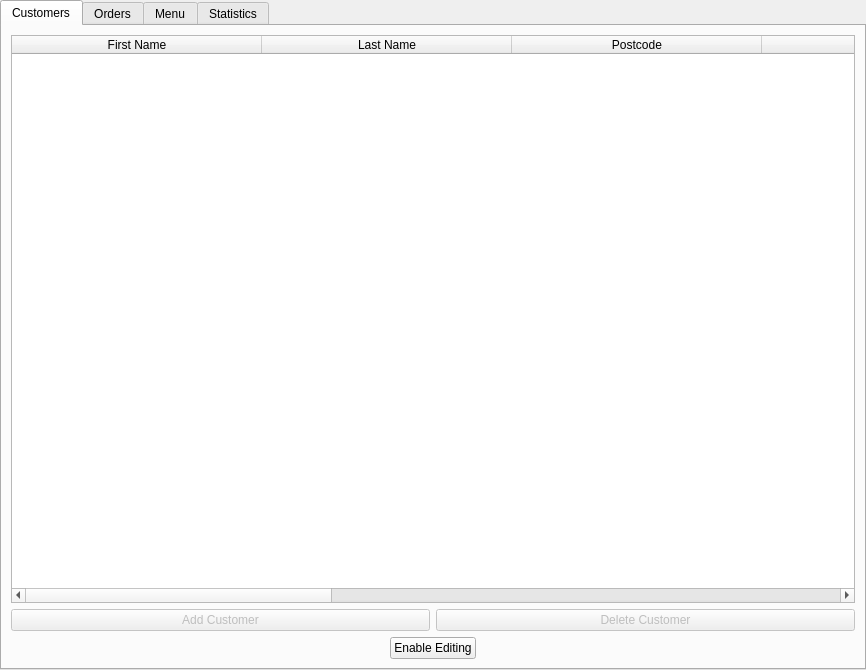
<?xml version="1.0" encoding="UTF-8"?>
<ui version="4.0">
 <class>Form</class>
 <widget class="QTabWidget" name="Form">
  <property name="geometry">
   <rect>
    <x>0</x>
    <y>0</y>
    <width>866</width>
    <height>670</height>
   </rect>
  </property>
  <property name="windowTitle">
   <string>TabWidget</string>
  </property>
  <property name="currentIndex">
   <number>0</number>
  </property>
  <widget class="QWidget" name="customerTab">
   <attribute name="title">
    <string>Customers</string>
   </attribute>
   <layout class="QGridLayout" name="gridLayout_3">
    <item row="0" column="0">
     <widget class="QTableWidget" name="customerTable">
      <attribute name="horizontalHeaderDefaultSectionSize">
       <number>250</number>
      </attribute>
      <column>
       <property name="text">
        <string>First Name</string>
       </property>
      </column>
      <column>
       <property name="text">
        <string>Last Name</string>
       </property>
      </column>
      <column>
       <property name="text">
        <string>Postcode</string>
       </property>
      </column>
      <column>
       <property name="text">
        <string>Phone</string>
       </property>
      </column>
      <column>
       <property name="text">
        <string>Email</string>
       </property>
      </column>
      <column>
       <property name="text">
        <string>Orders Made</string>
       </property>
      </column>
      <column>
       <property name="text">
        <string>Total Orders</string>
       </property>
      </column>
      <column>
       <property name="text">
        <string>Total Money Spent</string>
       </property>
      </column>
     </widget>
    </item>
    <item row="2" column="0">
     <layout class="QHBoxLayout" name="horizontalLayout_5">
      <item>
       <spacer name="horizontalSpacer_5">
        <property name="orientation">
         <enum>Qt::Horizontal</enum>
        </property>
        <property name="sizeHint" stdset="0">
         <size>
          <width>40</width>
          <height>20</height>
         </size>
        </property>
       </spacer>
      </item>
      <item>
       <widget class="QPushButton" name="customerEditButton">
        <property name="text">
         <string>Enable Editing</string>
        </property>
       </widget>
      </item>
      <item>
       <spacer name="horizontalSpacer_6">
        <property name="orientation">
         <enum>Qt::Horizontal</enum>
        </property>
        <property name="sizeHint" stdset="0">
         <size>
          <width>40</width>
          <height>20</height>
         </size>
        </property>
       </spacer>
      </item>
     </layout>
    </item>
    <item row="1" column="0">
     <layout class="QHBoxLayout" name="horizontalLayout_9">
      <item>
       <widget class="QPushButton" name="addCustomerBtn">
        <property name="enabled">
         <bool>false</bool>
        </property>
        <property name="text">
         <string>Add Customer</string>
        </property>
       </widget>
      </item>
      <item>
       <widget class="QPushButton" name="deleteCustomerBtn">
        <property name="enabled">
         <bool>false</bool>
        </property>
        <property name="text">
         <string>Delete Customer</string>
        </property>
       </widget>
      </item>
     </layout>
    </item>
   </layout>
  </widget>
  <widget class="QWidget" name="orderTab">
   <attribute name="title">
    <string>Orders</string>
   </attribute>
   <layout class="QGridLayout" name="gridLayout">
    <item row="0" column="0">
     <widget class="QTableWidget" name="orderTable">
      <attribute name="horizontalHeaderDefaultSectionSize">
       <number>250</number>
      </attribute>
      <column>
       <property name="text">
        <string>Order Number</string>
       </property>
      </column>
      <column>
       <property name="text">
        <string>Date</string>
       </property>
      </column>
      <column>
       <property name="text">
        <string>Time</string>
       </property>
      </column>
      <column>
       <property name="text">
        <string>Items</string>
       </property>
      </column>
      <column>
       <property name="text">
        <string>Total</string>
       </property>
      </column>
     </widget>
    </item>
    <item row="1" column="0">
     <layout class="QHBoxLayout" name="horizontalLayout_4">
      <item>
       <widget class="QPushButton" name="addOrderBtn">
        <property name="enabled">
         <bool>false</bool>
        </property>
        <property name="text">
         <string>Add Order</string>
        </property>
       </widget>
      </item>
      <item>
       <widget class="QPushButton" name="deleteOrderBtn">
        <property name="enabled">
         <bool>false</bool>
        </property>
        <property name="text">
         <string>Delete Order</string>
        </property>
       </widget>
      </item>
     </layout>
    </item>
    <item row="2" column="0">
     <layout class="QHBoxLayout" name="horizontalLayout_6">
      <item>
       <spacer name="horizontalSpacer_7">
        <property name="orientation">
         <enum>Qt::Horizontal</enum>
        </property>
        <property name="sizeHint" stdset="0">
         <size>
          <width>40</width>
          <height>20</height>
         </size>
        </property>
       </spacer>
      </item>
      <item>
       <widget class="QPushButton" name="orderEditButton">
        <property name="text">
         <string>Enable Editing</string>
        </property>
       </widget>
      </item>
      <item>
       <spacer name="horizontalSpacer_8">
        <property name="orientation">
         <enum>Qt::Horizontal</enum>
        </property>
        <property name="sizeHint" stdset="0">
         <size>
          <width>40</width>
          <height>20</height>
         </size>
        </property>
       </spacer>
      </item>
     </layout>
    </item>
   </layout>
  </widget>
  <widget class="QWidget" name="menuTab">
   <attribute name="title">
    <string>Menu</string>
   </attribute>
   <layout class="QGridLayout" name="gridLayout_2">
    <item row="0" column="0">
     <layout class="QHBoxLayout" name="horizontalLayout_7">
      <item>
       <widget class="QTableWidget" name="menuTable">
        <attribute name="horizontalHeaderDefaultSectionSize">
         <number>400</number>
        </attribute>
        <attribute name="horizontalHeaderMinimumSectionSize">
         <number>60</number>
        </attribute>
        <attribute name="horizontalHeaderStretchLastSection">
         <bool>false</bool>
        </attribute>
        <column>
         <property name="text">
          <string>Menu Item</string>
         </property>
        </column>
        <column>
         <property name="text">
          <string>Price</string>
         </property>
        </column>
       </widget>
      </item>
     </layout>
    </item>
    <item row="2" column="0">
     <layout class="QHBoxLayout" name="horizontalLayout_8">
      <item>
       <spacer name="horizontalSpacer_2">
        <property name="orientation">
         <enum>Qt::Horizontal</enum>
        </property>
        <property name="sizeHint" stdset="0">
         <size>
          <width>208</width>
          <height>20</height>
         </size>
        </property>
       </spacer>
      </item>
      <item>
       <widget class="QPushButton" name="menuEditButton">
        <property name="text">
         <string>Enable Editing</string>
        </property>
       </widget>
      </item>
      <item>
       <spacer name="horizontalSpacer">
        <property name="orientation">
         <enum>Qt::Horizontal</enum>
        </property>
        <property name="sizeHint" stdset="0">
         <size>
          <width>40</width>
          <height>20</height>
         </size>
        </property>
       </spacer>
      </item>
     </layout>
    </item>
    <item row="1" column="0">
     <layout class="QHBoxLayout" name="horizontalLayout_3">
      <item>
       <widget class="QPushButton" name="addItemBtn">
        <property name="text">
         <string>Add Item</string>
        </property>
       </widget>
      </item>
      <item>
       <widget class="QPushButton" name="deleteItemBtn">
        <property name="text">
         <string>Delete Item</string>
        </property>
       </widget>
      </item>
     </layout>
    </item>
   </layout>
  </widget>
  <widget class="QWidget" name="statisticsTab">
   <attribute name="title">
    <string>Statistics</string>
   </attribute>
   <layout class="QHBoxLayout" name="horizontalLayout">
    <item>
     <widget class="QTableWidget" name="statisticsTable">
      <attribute name="horizontalHeaderDefaultSectionSize">
       <number>500</number>
      </attribute>
      <column>
       <property name="text">
        <string>Statistics</string>
       </property>
      </column>
      <column>
       <property name="text">
        <string>Value</string>
       </property>
      </column>
     </widget>
    </item>
   </layout>
  </widget>
 </widget>
 <resources/>
 <connections/>
</ui>
